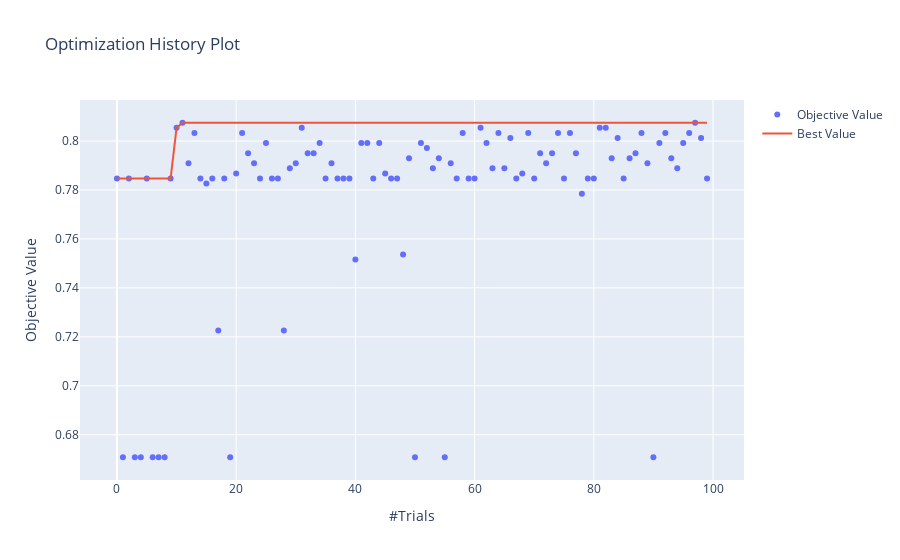

Source (notebook cell):
### Code cell
print('Highest Accuracy',study_rf.best_value)

plot_optimization_history(study_rf)
